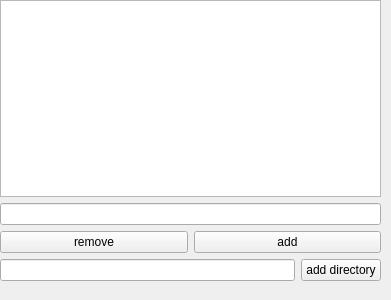
<?xml version="1.0" encoding="UTF-8"?>
<ui version="4.0">
 <class>Form</class>
 <widget class="QWidget" name="Form">
  <property name="geometry">
   <rect>
    <x>0</x>
    <y>0</y>
    <width>391</width>
    <height>300</height>
   </rect>
  </property>
  <property name="windowTitle">
   <string>Form</string>
  </property>
  <widget class="QWidget" name="">
   <property name="geometry">
    <rect>
     <x>0</x>
     <y>0</y>
     <width>381</width>
     <height>281</height>
    </rect>
   </property>
   <layout class="QVBoxLayout" name="verticalLayout">
    <item>
     <widget class="QListWidget" name="playlist"/>
    </item>
    <item>
     <widget class="QLineEdit" name="lineEdit"/>
    </item>
    <item>
     <layout class="QHBoxLayout" name="horizontalLayout">
      <item>
       <widget class="QPushButton" name="pbutton_remove">
        <property name="text">
         <string>remove</string>
        </property>
       </widget>
      </item>
      <item>
       <widget class="QPushButton" name="pbutton_add">
        <property name="text">
         <string>add</string>
        </property>
       </widget>
      </item>
     </layout>
    </item>
    <item>
     <layout class="QHBoxLayout" name="horizontalLayout_2">
      <item>
       <widget class="QLineEdit" name="lineEdit_directory"/>
      </item>
      <item>
       <widget class="QPushButton" name="pbutton_add_directory">
        <property name="text">
         <string>add directory</string>
        </property>
       </widget>
      </item>
     </layout>
    </item>
   </layout>
  </widget>
 </widget>
 <resources/>
 <connections/>
</ui>
